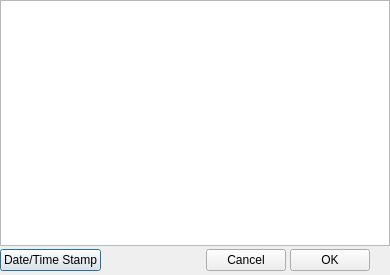
<ui version="4.0" >
 <class>CommentPropDialog</class>
 <widget class="QDialog" name="CommentPropDialog" >
  <property name="geometry" >
   <rect>
    <x>0</x>
    <y>0</y>
    <width>390</width>
    <height>275</height>
   </rect>
  </property>
  <property name="windowTitle" >
   <string>Comment</string>
  </property>
  <property name="windowIcon" >
   <iconset/>
  </property>
  <layout class="QGridLayout" >
   <property name="leftMargin" >
    <number>0</number>
   </property>
   <property name="topMargin" >
    <number>0</number>
   </property>
   <property name="rightMargin" >
    <number>0</number>
   </property>
   <property name="bottomMargin" >
    <number>2</number>
   </property>
   <property name="horizontalSpacing" >
    <number>2</number>
   </property>
   <property name="verticalSpacing" >
    <number>2</number>
   </property>
   <item row="0" column="0" >
    <widget class="QTextEdit" name="comment_textedit" />
   </item>
   <item row="1" column="0" >
    <layout class="QHBoxLayout" >
     <property name="spacing" >
      <number>4</number>
     </property>
     <item>
      <widget class="QPushButton" name="date_time_btn" >
       <property name="text" >
        <string>Date/Time Stamp</string>
       </property>
      </widget>
     </item>
     <item>
      <spacer>
       <property name="orientation" >
        <enum>Qt::Horizontal</enum>
       </property>
       <property name="sizeType" >
        <enum>QSizePolicy::Expanding</enum>
       </property>
       <property name="sizeHint" >
        <size>
         <width>81</width>
         <height>25</height>
        </size>
       </property>
      </spacer>
     </item>
     <item>
      <widget class="QPushButton" name="cancel_btn" >
       <property name="text" >
        <string>Cancel</string>
       </property>
      </widget>
     </item>
     <item>
      <widget class="QPushButton" name="ok__btn" >
       <property name="text" >
        <string>OK</string>
       </property>
      </widget>
     </item>
     <item>
      <spacer>
       <property name="orientation" >
        <enum>Qt::Horizontal</enum>
       </property>
       <property name="sizeType" >
        <enum>QSizePolicy::Fixed</enum>
       </property>
       <property name="sizeHint" >
        <size>
         <width>20</width>
         <height>20</height>
        </size>
       </property>
      </spacer>
     </item>
    </layout>
   </item>
  </layout>
 </widget>
 <layoutdefault spacing="6" margin="11" />
 <resources/>
 <connections>
  <connection>
   <sender>cancel_btn</sender>
   <signal>clicked()</signal>
   <receiver>CommentPropDialog</receiver>
   <slot>reject()</slot>
   <hints>
    <hint type="sourcelabel" >
     <x>20</x>
     <y>20</y>
    </hint>
    <hint type="destinationlabel" >
     <x>20</x>
     <y>20</y>
    </hint>
   </hints>
  </connection>
  <connection>
   <sender>ok__btn</sender>
   <signal>clicked()</signal>
   <receiver>CommentPropDialog</receiver>
   <slot>accept()</slot>
   <hints>
    <hint type="sourcelabel" >
     <x>20</x>
     <y>20</y>
    </hint>
    <hint type="destinationlabel" >
     <x>20</x>
     <y>20</y>
    </hint>
   </hints>
  </connection>
 </connections>
</ui>
